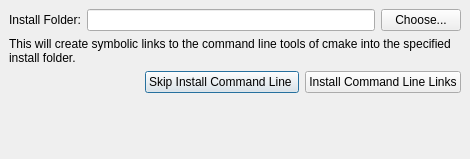
<ui version="4.0" >
 <class>Dialog</class>
 <widget class="QDialog" name="Dialog" >
  <property name="geometry" >
   <rect>
    <x>0</x>
    <y>0</y>
    <width>470</width>
    <height>159</height>
   </rect>
  </property>
  <property name="windowTitle" >
   <string>Install Command Line Tools</string>
  </property>
  <layout class="QGridLayout" >
   <property name="margin" >
    <number>9</number>
   </property>
   <property name="spacing" >
    <number>6</number>
   </property>
   <item row="3" column="1" >
    <spacer>
     <property name="orientation" >
      <enum>Qt::Vertical</enum>
     </property>
     <property name="sizeHint" >
      <size>
       <width>20</width>
       <height>40</height>
      </size>
     </property>
    </spacer>
   </item>
   <item row="2" column="0" colspan="3" >
    <layout class="QHBoxLayout" >
     <property name="margin" >
      <number>0</number>
     </property>
     <property name="spacing" >
      <number>6</number>
     </property>
     <item>
      <spacer>
       <property name="orientation" >
        <enum>Qt::Horizontal</enum>
       </property>
       <property name="sizeHint" >
        <size>
         <width>40</width>
         <height>20</height>
        </size>
       </property>
      </spacer>
     </item>
     <item>
      <widget class="QPushButton" name="skipInstallButton" >
       <property name="text" >
        <string>Skip Install Command Line </string>
       </property>
      </widget>
     </item>
     <item>
      <widget class="QPushButton" name="doInstallButton" >
       <property name="text" >
        <string>Install Command Line Links</string>
       </property>
      </widget>
     </item>
    </layout>
   </item>
   <item row="0" column="2" >
    <widget class="QPushButton" name="choosePathButton" >
     <property name="text" >
      <string>Choose...</string>
     </property>
    </widget>
   </item>
   <item row="0" column="0" >
    <widget class="QLabel" name="label" >
     <property name="text" >
      <string>Install Folder:</string>
     </property>
    </widget>
   </item>
   <item row="0" column="1" >
    <widget class="QLineEdit" name="InstallPrefix" />
   </item>
   <item row="1" column="0" colspan="3" >
    <widget class="QLabel" name="label_2" >
     <property name="text" >
      <string>This will create symbolic links to the command line tools of cmake into the specified install folder.</string>
     </property>
     <property name="wordWrap" >
      <bool>true</bool>
     </property>
    </widget>
   </item>
  </layout>
 </widget>
 <resources/>
 <connections/>
</ui>
